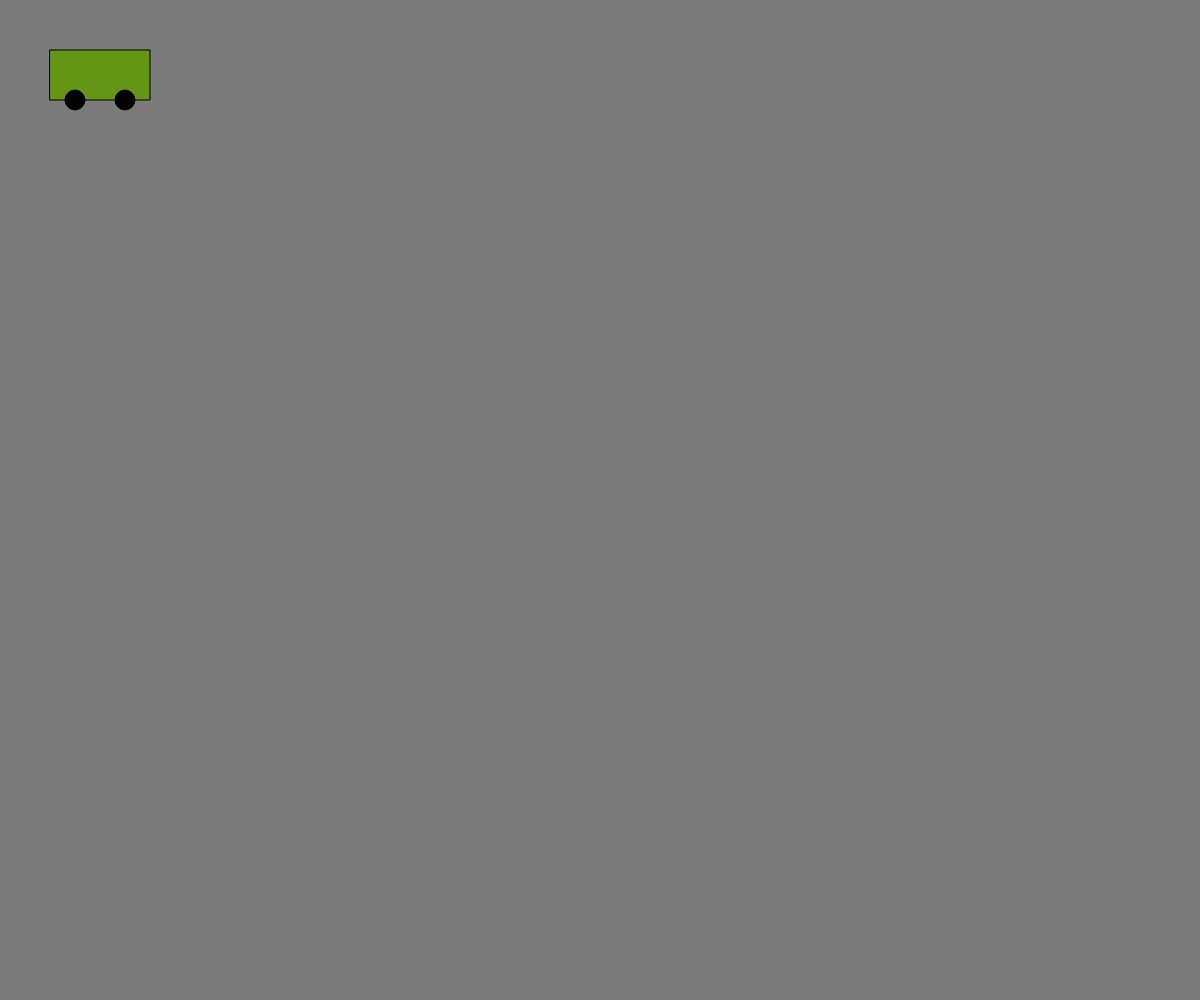
Frame 1 (no input)
Frame 60 (no input): identical to frame 1, image omitted
Frame 120 (the mouse pressed at the canvas centre since frame 60): identical to frame 1, image omitted

The p5.js sketch that drew this single still picture (run headless with seeded random() and noise() and a simulated clock; from frame 60 on, the mouse is pressed at the canvas centre):

// p5.js sketch
// ── sketch.js
// p5 Drawing Basics
// Mason lam 
// Sept 12, 2023
//

//Global Variables
let busX = 0, busY =  0;

function setup() {
  createCanvas(windowWidth, windowHeight);
}

function draw() {
  //move the bus
  if (keyIsPressed){
    if(keyCode===LEFT_ARROW){
      busX = busX - 10;
    }
    if (keyCode===RIGHT_ARROW){
      busX = busX + 10;
    }
    if(keyCode===UP_ARROW){
      busY = busY +10;
    }
    if(keyCode===DOWN_ARROW){
      busY = busY - 10;
    }

  }
  //make the bus
  background(123);
  fill(100, 150, 20);
  rect(50+busX, 50+busY, 100, 50);
  fill(0);
  circle(75+busX, 100+busY, 20);
  circle(125+busX,100+busY,20);

}

// function keyPressed(){
//   print("key: ", key, "\tkeyCode:", keyCode);
//   if(keyCode===LEFT_ARROW){
//     busX = busX - 10
//   }
//   if (keyCode===RIGHT_ARROW){
//     busX = busX + 10
//   }
// }
